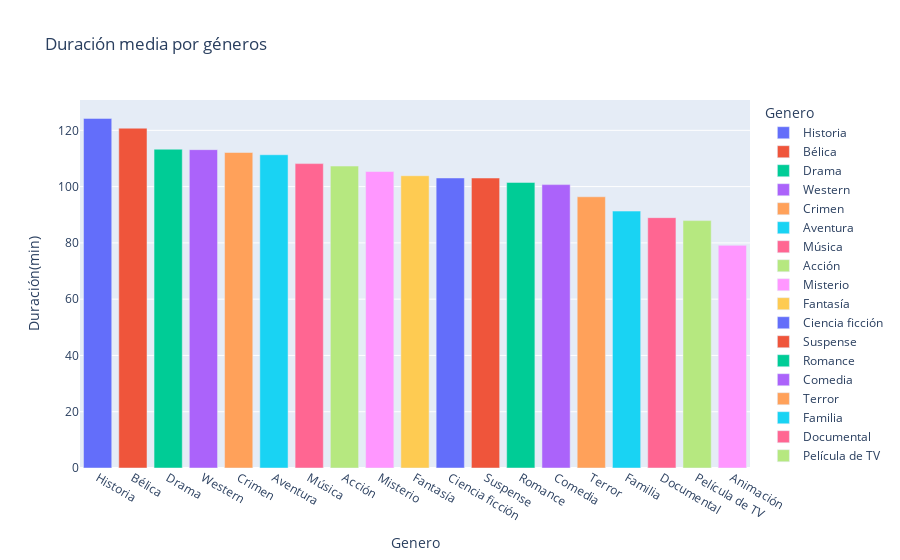

The code cell stored with this chart in its notebook:
### Markdown cell above
Gráfico 3: Duración media de las películas según el género

### Code cell
#En este gráfico analizamos la duración media por cada género cinematográfico.
#Podemos ver que las películas que más duran son las de la categoría 'Historia' con una duración media de 124 minutos mientras que las más cortas son las de 'Animación' con una media de 79 minutos.

fig3= px.bar(data_frame=df_genero, x='Genero', y= 'Duración(min)', color='Genero', title='Duración media por géneros')
fig3.show()

### Figure 1 — Plotly figure (JSON) as saved in the notebook; plotly's stock layout.template omitted (floating-point values rounded to 4 significant figures)
{"data": [{"alignmentgroup": "True", "hovertemplate": "Genero=%{x}<br>Duración(min)=%{y}<extra></extra>", "legendgroup": "Historia", "marker": {"color": "#636efa", "pattern": {"shape": ""}}, "name": "Historia", "offsetgroup": "Historia", "orientation": "v", "showlegend": true, "textposition": "auto", "type": "bar", "x": ["Historia"], "xaxis": "x", "y": [124.2], "yaxis": "y"}, {"alignmentgroup": "True", "hovertemplate": "Genero=%{x}<br>Duración(min)=%{y}<extra></extra>", "legendgroup": "Bélica", "marker": {"color": "#EF553B", "pattern": {"shape": ""}}, "name": "Bélica", "offsetgroup": "Bélica", "orientation": "v", "showlegend": true, "textposition": "auto", "type": "bar", "x": ["Bélica"], "xaxis": "x", "y": [120.8], "yaxis": "y"}, {"alignmentgroup": "True", "hovertemplate": "Genero=%{x}<br>Duración(min)=%{y}<extra></extra>", "legendgroup": "Drama", "marker": {"color": "#00cc96", "pattern": {"shape": ""}}, "name": "Drama", "offsetgroup": "Drama", "orientation": "v", "showlegend": true, "textposition": "auto", "type": "bar", "x": ["Drama"], "xaxis": "x", "y": [113.3], "yaxis": "y"}, {"alignmentgroup": "True", "hovertemplate": "Genero=%{x}<br>Duración(min)=%{y}<extra></extra>", "legendgroup": "Western", "marker": {"color": "#ab63fa", "pattern": {"shape": ""}}, "name": "Western", "offsetgroup": "Western", "orientation": "v", "showlegend": true, "textposition": "auto", "type": "bar", "x": ["Western"], "xaxis": "x", "y": [113.1], "yaxis": "y"}, {"alignmentgroup": "True", "hovertemplate": "Genero=%{x}<br>Duración(min)=%{y}<extra></extra>", "legendgroup": "Crimen", "marker": {"color": "#FFA15A", "pattern": {"shape": ""}}, "name": "Crimen", "offsetgroup": "Crimen", "orientation": "v", "showlegend": true, "textposition": "auto", "type": "bar", "x": ["Crimen"], "xaxis": "x", "y": [112.1], "yaxis": "y"}, {"alignmentgroup": "True", "hovertemplate": "Genero=%{x}<br>Duración(min)=%{y}<extra></extra>", "legendgroup": "Aventura", "marker": {"color": "#19d3f3", "pattern": {"shape": ""}}, "name": "Aventura", "offsetgroup": "Aventura", "orientation": "v", "showlegend": true, "textposition": "auto", "type": "bar", "x": ["Aventura"], "xaxis": "x", "y": [111.3], "yaxis": "y"}, {"alignmentgroup": "True", "hovertemplate": "Genero=%{x}<br>Duración(min)=%{y}<extra></extra>", "legendgroup": "Música", "marker": {"color": "#FF6692", "pattern": {"shape": ""}}, "name": "Música", "offsetgroup": "Música", "orientation": "v", "showlegend": true, "textposition": "auto", "type": "bar", "x": ["Música"], "xaxis": "x", "y": [108.2], "yaxis": "y"}, {"alignmentgroup": "True", "hovertemplate": "Genero=%{x}<br>Duración(min)=%{y}<extra></extra>", "legendgroup": "Acción", "marker": {"color": "#B6E880", "pattern": {"shape": ""}}, "name": "Acción", "offsetgroup": "Acción", "orientation": "v", "showlegend": true, "textposition": "auto", "type": "bar", "x": ["Acción"], "xaxis": "x", "y": [107.3], "yaxis": "y"}, {"alignmentgroup": "True", "hovertemplate": "Genero=%{x}<br>Duración(min)=%{y}<extra></extra>", "legendgroup": "Misterio", "marker": {"color": "#FF97FF", "pattern": {"shape": ""}}, "name": "Misterio", "offsetgroup": "Misterio", "orientation": "v", "showlegend": true, "textposition": "auto", "type": "bar", "x": ["Misterio"], "xaxis": "x", "y": [105.4], "yaxis": "y"}, {"alignmentgroup": "True", "hovertemplate": "Genero=%{x}<br>Duración(min)=%{y}<extra></extra>", "legendgroup": "Fantasía", "marker": {"color": "#FECB52", "pattern": {"shape": ""}}, "name": "Fantasía", "offsetgroup": "Fantasía", "orientation": "v", "showlegend": true, "textposition": "auto", "type": "bar", "x": ["Fantasía"], "xaxis": "x", "y": [103.9], "yaxis": "y"}, {"alignmentgroup": "True", "hovertemplate": "Genero=%{x}<br>Duración(min)=%{y}<extra></extra>", "legendgroup": "Ciencia ficción", "marker": {"color": "#636efa", "pattern": {"shape": ""}}, "name": "Ciencia ficción", "offsetgroup": "Ciencia ficción", "orientation": "v", "showlegend": true, "textposition": "auto", "type": "bar", "x": ["Ciencia ficción"], "xaxis": "x", "y": [103.1], "yaxis": "y"}, {"alignmentgroup": "True", "hovertemplate": "Genero=%{x}<br>Duración(min)=%{y}<extra></extra>", "legendgroup": "Suspense", "marker": {"color": "#EF553B", "pattern": {"shape": ""}}, "name": "Suspense", "offsetgroup": "Suspense", "orientation": "v", "showlegend": true, "textposition": "auto", "type": "bar", "x": ["Suspense"], "xaxis": "x", "y": [103.1], "yaxis": "y"}, {"alignmentgroup": "True", "hovertemplate": "Genero=%{x}<br>Duración(min)=%{y}<extra></extra>", "legendgroup": "Romance", "marker": {"color": "#00cc96", "pattern": {"shape": ""}}, "name": "Romance", "offsetgroup": "Romance", "orientation": "v", "showlegend": true, "textposition": "auto", "type": "bar", "x": ["Romance"], "xaxis": "x", "y": [101.5], "yaxis": "y"}, {"alignmentgroup": "True", "hovertemplate": "Genero=%{x}<br>Duración(min)=%{y}<extra></extra>", "legendgroup": "Comedia", "marker": {"color": "#ab63fa", "pattern": {"shape": ""}}, "name": "Comedia", "offsetgroup": "Comedia", "orientation": "v", "showlegend": true, "textposition": "auto", "type": "bar", "x": ["Comedia"], "xaxis": "x", "y": [100.7], "yaxis": "y"}, {"alignmentgroup": "True", "hovertemplate": "Genero=%{x}<br>Duración(min)=%{y}<extra></extra>", "legendgroup": "Terror", "marker": {"color": "#FFA15A", "pattern": {"shape": ""}}, "name": "Terror", "offsetgroup": "Terror", "orientation": "v", "showlegend": true, "textposition": "auto", "type": "bar", "x": ["Terror"], "xaxis": "x", "y": [96.39], "yaxis": "y"}, {"alignmentgroup": "True", "hovertemplate": "Genero=%{x}<br>Duración(min)=%{y}<extra></extra>", "legendgroup": "Familia", "marker": {"color": "#19d3f3", "pattern": {"shape": ""}}, "name": "Familia", "offsetgroup": "Familia", "orientation": "v", "showlegend": true, "textposition": "auto", "type": "bar", "x": ["Familia"], "xaxis": "x", "y": [91.31], "yaxis": "y"}, {"alignmentgroup": "True", "hovertemplate": "Genero=%{x}<br>Duración(min)=%{y}<extra></extra>", "legendgroup": "Documental", "marker": {"color": "#FF6692", "pattern": {"shape": ""}}, "name": "Documental", "offsetgroup": "Documental", "orientation": "v", "showlegend": true, "textposition": "auto", "type": "bar", "x": ["Documental"], "xaxis": "x", "y": [88.97], "yaxis": "y"}, {"alignmentgroup": "True", "hovertemplate": "Genero=%{x}<br>Duración(min)=%{y}<extra></extra>", "legendgroup": "Película de TV", "marker": {"color": "#B6E880", "pattern": {"shape": ""}}, "name": "Película de TV", "offsetgroup": "Película de TV", "orientation": "v", "showlegend": true, "textposition": "auto", "type": "bar", "x": ["Película de TV"], "xaxis": "x", "y": [87.92], "yaxis": "y"}, {"alignmentgroup": "True", "hovertemplate": "Genero=%{x}<br>Duración(min)=%{y}<extra></extra>", "legendgroup": "Animación", "marker": {"color": "#FF97FF", "pattern": {"shape": ""}}, "name": "Animación", "offsetgroup": "Animación", "orientation": "v", "showlegend": true, "textposition": "auto", "type": "bar", "x": ["Animación"], "xaxis": "x", "y": [79.12], "yaxis": "y"}], "layout": {"barmode": "relative", "legend": {"title": {"text": "Genero"}, "tracegroupgap": 0}, "title": {"text": "Duración media por géneros"}, "xaxis": {"anchor": "y", "categoryarray": ["Historia", "Bélica", "Drama", "Western", "Crimen", "Aventura", "Música", "Acción", "Misterio", "Fantasía", "Ciencia ficción", "Suspense", "Romance", "Comedia", "Terror", "Familia", "Documental", "Película de TV", "Animación"], "categoryorder": "array", "domain": [0, 1], "title": {"text": "Genero"}}, "yaxis": {"anchor": "x", "domain": [0, 1], "title": {"text": "Duración(min)"}}}}
